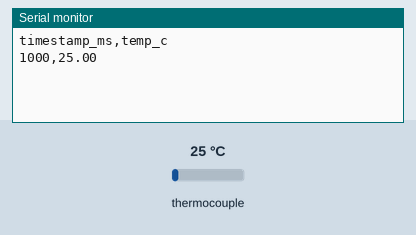
Simulated run of this sketch. Board: ESP32. Parts: the last lines printed to the serial monitor. Inputs (shaded band) come from the test bench; at power-on: thermocouple 25 °C.

Above: at 1.7 s.
1.8 s: thermocouple set to 6 °C
At 2.8 s:
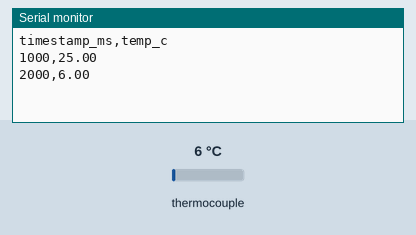
3.3 s: thermocouple set to 75 °C
At 4.8 s:
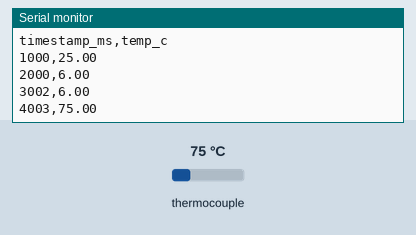
Timing chart, 0 to 6.3 s (numbered marks = the images above; inputs shaded):
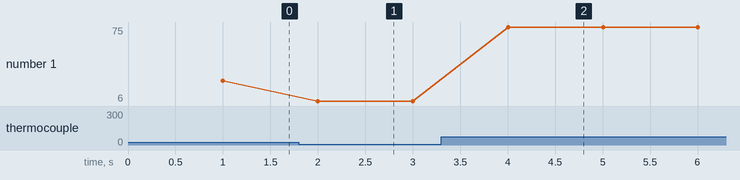

Measured:
- after the input at 1.8 s, the serial monitor: prints a new line after 0.20 s (image 1)
- after the input at 3.3 s, the serial monitor: prints a new line after 0.70 s (image 2)
- plotted number 1: 25 → 6 after the input at 1.8 s, 6 → 75 after the input at 3.3 s

The sketch:

furnace_logger.ino
```cpp
/*
 * KOSL Tube Furnace — ESP32 Temperature Logger
 * Reads Type K thermocouple via MAX6675 (SPI) → CSV over USB serial
 *
 * Pins:
 *   GPIO 18 — SCK
 *   GPIO 19 — SO (MISO)
 *   GPIO  5 — CS
 *
 * Serial: 115200 baud
 * Output: CSV lines  timestamp_ms,temp_c
 *
 * Log to file:
 *   python3 -c "import serial,sys; s=serial.Serial('COMx',115200); \
 *     [sys.stdout.write(s.readline().decode()) for _ in iter(int,1)]" > log.csv
 */

#include <max6675.h>

#define PIN_SCK  18
#define PIN_MISO 19
#define PIN_CS    5

#define LOG_INTERVAL_MS 1000

MAX6675 thermocouple(PIN_SCK, PIN_CS, PIN_MISO);

unsigned long lastLogMs = 0;

void setup() {
    Serial.begin(115200);
    delay(500); // MAX6675 needs ~500ms after power-on before first reading
    Serial.println("timestamp_ms,temp_c");
}

void loop() {
    if (millis() - lastLogMs >= LOG_INTERVAL_MS) {
        float temp = thermocouple.readCelsius();
        Serial.print(millis());
        Serial.print(",");
        Serial.println(temp, 2);
        lastLogMs = millis();
    }
}
```
